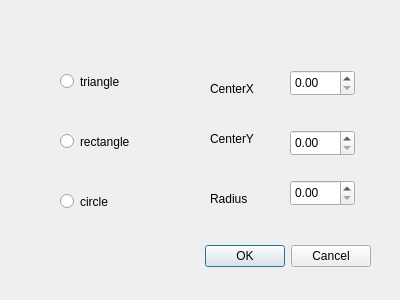
<?xml version="1.0" encoding="UTF-8"?>
<ui version="4.0">
 <class>DialogAdd</class>
 <widget class="QDialog" name="DialogAdd">
  <property name="geometry">
   <rect>
    <x>0</x>
    <y>0</y>
    <width>400</width>
    <height>300</height>
   </rect>
  </property>
  <property name="windowTitle">
   <string>Dialog</string>
  </property>
  <widget class="QDialogButtonBox" name="buttonBox">
   <property name="geometry">
    <rect>
     <x>30</x>
     <y>240</y>
     <width>341</width>
     <height>32</height>
    </rect>
   </property>
   <property name="orientation">
    <enum>Qt::Horizontal</enum>
   </property>
   <property name="standardButtons">
    <set>QDialogButtonBox::Cancel|QDialogButtonBox::Ok</set>
   </property>
  </widget>
  <widget class="QRadioButton" name="typeTriangle">
   <property name="geometry">
    <rect>
     <x>60</x>
     <y>70</y>
     <width>112</width>
     <height>23</height>
    </rect>
   </property>
   <property name="text">
    <string>triangle</string>
   </property>
  </widget>
  <widget class="QDoubleSpinBox" name="dlbCenterX">
   <property name="geometry">
    <rect>
     <x>290</x>
     <y>70</y>
     <width>65</width>
     <height>26</height>
    </rect>
   </property>
   <property name="maximum">
    <double>99999.000000000000000</double>
   </property>
  </widget>
  <widget class="QDoubleSpinBox" name="dlbCenterY">
   <property name="geometry">
    <rect>
     <x>290</x>
     <y>130</y>
     <width>65</width>
     <height>26</height>
    </rect>
   </property>
   <property name="maximum">
    <double>99999.000000000000000</double>
   </property>
  </widget>
  <widget class="QDoubleSpinBox" name="dblRadius">
   <property name="geometry">
    <rect>
     <x>290</x>
     <y>180</y>
     <width>65</width>
     <height>26</height>
    </rect>
   </property>
   <property name="maximum">
    <double>99999.000000000000000</double>
   </property>
  </widget>
  <widget class="QLabel" name="label">
   <property name="geometry">
    <rect>
     <x>210</x>
     <y>80</y>
     <width>67</width>
     <height>17</height>
    </rect>
   </property>
   <property name="text">
    <string>CenterX</string>
   </property>
  </widget>
  <widget class="QLabel" name="label_2">
   <property name="geometry">
    <rect>
     <x>210</x>
     <y>130</y>
     <width>67</width>
     <height>17</height>
    </rect>
   </property>
   <property name="text">
    <string>CenterY</string>
   </property>
  </widget>
  <widget class="QLabel" name="label_3">
   <property name="geometry">
    <rect>
     <x>210</x>
     <y>190</y>
     <width>67</width>
     <height>17</height>
    </rect>
   </property>
   <property name="text">
    <string>Radius</string>
   </property>
  </widget>
  <widget class="QRadioButton" name="typeRectangle">
   <property name="geometry">
    <rect>
     <x>60</x>
     <y>130</y>
     <width>112</width>
     <height>23</height>
    </rect>
   </property>
   <property name="text">
    <string>rectangle</string>
   </property>
  </widget>
  <widget class="QRadioButton" name="typeCircle">
   <property name="geometry">
    <rect>
     <x>60</x>
     <y>190</y>
     <width>112</width>
     <height>23</height>
    </rect>
   </property>
   <property name="text">
    <string>circle</string>
   </property>
  </widget>
 </widget>
 <resources/>
 <connections>
  <connection>
   <sender>buttonBox</sender>
   <signal>accepted()</signal>
   <receiver>DialogAdd</receiver>
   <slot>accept()</slot>
   <hints>
    <hint type="sourcelabel">
     <x>248</x>
     <y>254</y>
    </hint>
    <hint type="destinationlabel">
     <x>157</x>
     <y>274</y>
    </hint>
   </hints>
  </connection>
  <connection>
   <sender>buttonBox</sender>
   <signal>rejected()</signal>
   <receiver>DialogAdd</receiver>
   <slot>reject()</slot>
   <hints>
    <hint type="sourcelabel">
     <x>316</x>
     <y>260</y>
    </hint>
    <hint type="destinationlabel">
     <x>286</x>
     <y>274</y>
    </hint>
   </hints>
  </connection>
 </connections>
</ui>
